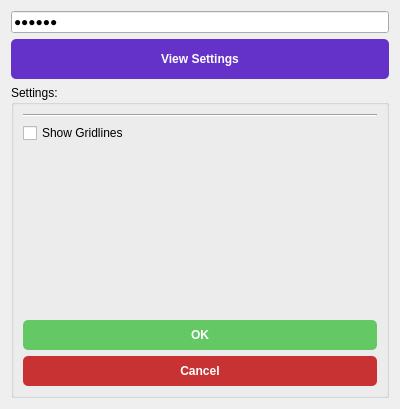
<?xml version="1.0" encoding="UTF-8"?>
<ui version="4.0">
 <class>SettingsMenuForm</class>
 <widget class="QWidget" name="SettingsMenuForm">
  <property name="geometry">
   <rect>
    <x>0</x>
    <y>0</y>
    <width>400</width>
    <height>409</height>
   </rect>
  </property>
  <property name="windowTitle">
   <string>Settings</string>
  </property>
  <layout class="QVBoxLayout" name="verticalLayout_2">
   <item>
    <widget class="QLineEdit" name="lineSettingsMenu">
     <property name="text">
      <string>xxxxxx</string>
     </property>
     <property name="echoMode">
      <enum>QLineEdit::Password</enum>
     </property>
     <property name="placeholderText">
      <string>keyword</string>
     </property>
    </widget>
   </item>
   <item>
    <widget class="QPushButton" name="SettingsMenuPW">
     <property name="minimumSize">
      <size>
       <width>0</width>
       <height>40</height>
      </size>
     </property>
     <property name="styleSheet">
      <string notr="true">QPushButton{	
background-color : rgb(100, 50, 200);
color:rgb(255, 255, 255);
font: 11pt &quot;Segoe UI&quot;;
font: bold;
border-radius: 5px;}


QPushButton::pressed{background-color :rgb(50, 50,50);}</string>
     </property>
     <property name="text">
      <string>View Settings</string>
     </property>
    </widget>
   </item>
   <item>
    <widget class="QGroupBox" name="groupBox">
     <property name="title">
      <string>Settings:</string>
     </property>
     <layout class="QVBoxLayout" name="verticalLayout_3">
      <item>
       <widget class="Line" name="line_2">
        <property name="orientation">
         <enum>Qt::Horizontal</enum>
        </property>
       </widget>
      </item>
      <item>
       <layout class="QHBoxLayout" name="horizontalLayout_5">
        <item>
         <widget class="QCheckBox" name="checkShowGridLines">
          <property name="text">
           <string>Show Gridlines</string>
          </property>
         </widget>
        </item>
       </layout>
      </item>
      <item>
       <spacer name="verticalSpacer">
        <property name="orientation">
         <enum>Qt::Vertical</enum>
        </property>
        <property name="sizeHint" stdset="0">
         <size>
          <width>20</width>
          <height>161</height>
         </size>
        </property>
       </spacer>
      </item>
      <item>
       <widget class="QPushButton" name="buttonSettingsMenuOK">
        <property name="minimumSize">
         <size>
          <width>0</width>
          <height>30</height>
         </size>
        </property>
        <property name="styleSheet">
         <string notr="true">QPushButton{	
background-color : rgb(100, 200, 100);
color:rgb(255, 255, 255);
font: 11pt &quot;Segoe UI&quot;;
font: bold;
border-radius: 5px;}

QPushButton::pressed{background-color :rgb(50, 50,50);}</string>
        </property>
        <property name="text">
         <string>OK</string>
        </property>
       </widget>
      </item>
      <item>
       <widget class="QPushButton" name="buttonSettingsMenuCancel">
        <property name="minimumSize">
         <size>
          <width>0</width>
          <height>30</height>
         </size>
        </property>
        <property name="styleSheet">
         <string notr="true">QPushButton{	
background-color : rgb(200, 50, 50);
color:rgb(255, 255, 255);
font: 11pt &quot;Segoe UI&quot;;
font: bold;
border-radius: 5px;}

QPushButton::pressed{background-color :rgb(50, 50,50);}</string>
        </property>
        <property name="text">
         <string>Cancel</string>
        </property>
       </widget>
      </item>
     </layout>
    </widget>
   </item>
  </layout>
 </widget>
 <resources/>
 <connections/>
</ui>
